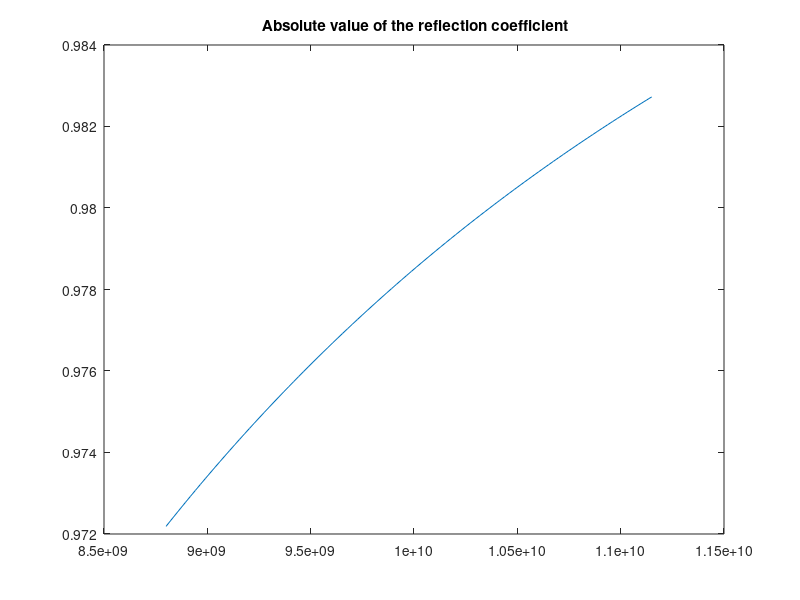

MATLAB code for this plot:
%Q2d
clear all;clc;close all;
Rg=50;
l=0.1;
L0=5*10^-7;
C0=8.8889*10^-11;
ZL=150;
Z0=sqrt(L0/C0);
N= input('Enter number ');
d=l/(N);
f_new=linspace(0.88*10^10 ,1.115*10^10);
y=2.*pi.*f_new;
L1=106/(2.85714286*10^8);
C1=1/(2.85714286*106*10^8);
V_maxima=zeros(100,1);
V_minima=zeros(100,1);
a1=0;
a2=0;
n_0=round(N/2)-1;
n_1=N-n_0+1;
L0_array=L0*ones(1,n_0);
C0_array=C0*ones(1,n_0);
z=linspace(l/2,l,n_1 + 6);
s=1;
for i =1:100;
     w=y(i) ;
     L1_array= L1 + a1.*(z-l./2).^2;
    C1_array= C1 + a2.*(z-l./2).^2;
    L=[L0_array L1_array];
    C=[C0_array C1_array];
    A1=(zeros(N-1,2*N+2));
    for i= 1:N-1
          A1(i,i)=1;
          A1(i,i+2)=-1;
          A1(i,N+2+i)=-j*2*w*d*L(i);
     end
     A2=(zeros(N-1,2*N+2));
     for i= 1:N-1
          A2(i,i+1)=-j*2*w*C(i)*d;
          A2(i,N+1+i)=1;
           A2(i,N+i+3)=-1;
     end
     A3=(zeros(4,2*N+2));
     A3(1,1)=1; A3(1,N+2)=Rg;
     A3(2,N+1)=1; A3(2,2*N+2)=-ZL;
     A3(3,1)=-1; A3(3,2)=1; A3(3,N+2)=j*w*L(1)*d/2; A3(3,N+3)=j*w*L(1)*d/2;
     A3(4,N)=-1; A3(4,N+1)=1; A3(4,2*N+2)=j*w*L(N+1)*d/2; A3(4,2*N+1)=j*w*L(N+1)*d/2;
     A=[A1;A2;A3];
     b=zeros(2*N+2,1);
     b(2*N-1)=1;
     x= linsolve(A,b);
     voltage=zeros(N+1,1);
     for i=1:N+1
         voltage(i)=x(i);
     end
     V_maxima(s)=max(abs(voltage(1:n_0)));
     V_minima(s)=min(abs(voltage(1:n_0)));
     s=s+1;
end
array_sum=V_maxima + V_minima;
array_diff=V_maxima - V_minima;
gamma_new= array_diff./array_sum;
figure();
plot(f_new,abs(gamma_new));
title(' Absolute value of the reflection coefficient');



